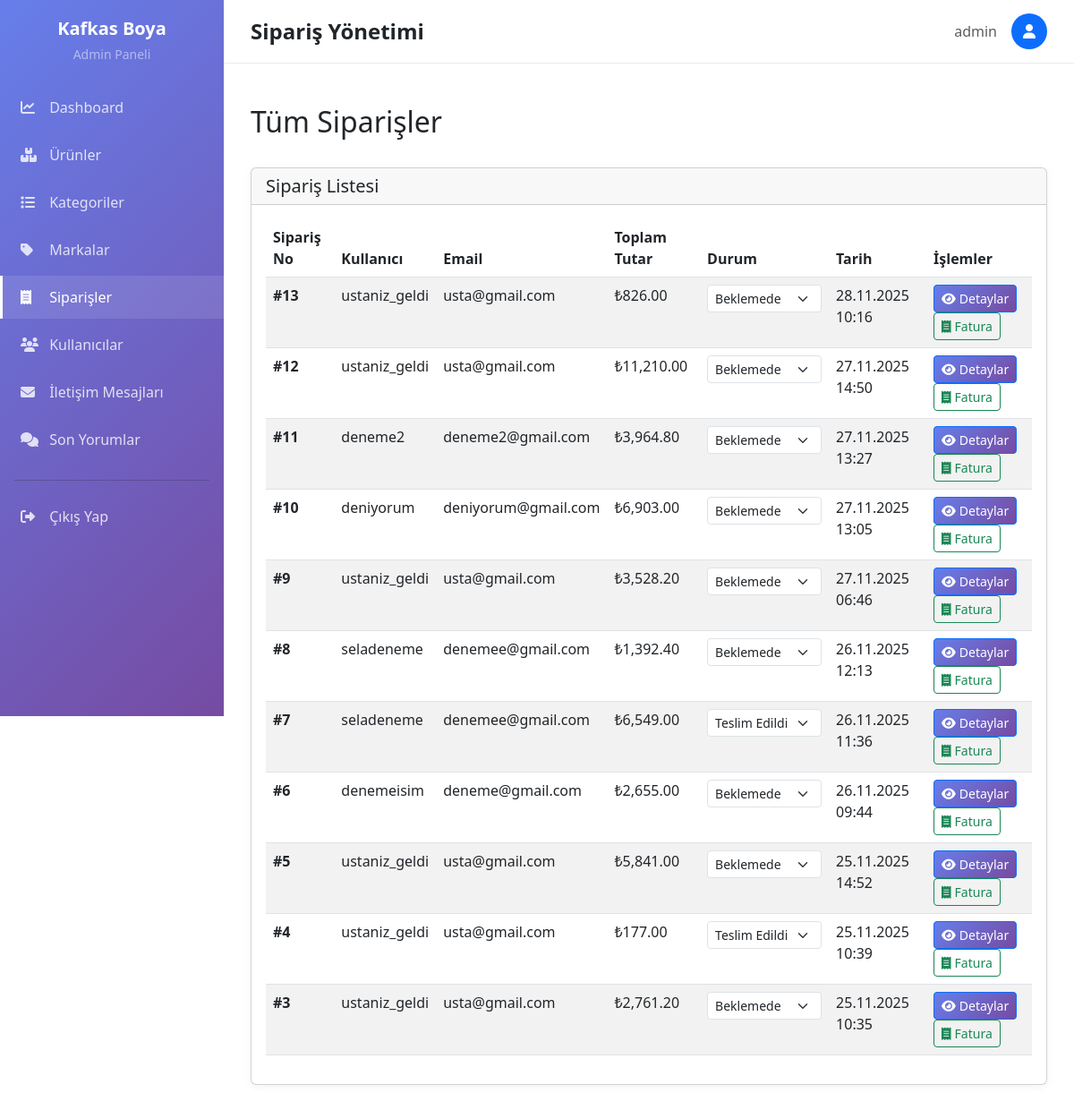
The app's page /admin/orders.php (signed in) with its own data.
### tables this page shows
CREATE TABLE `orders` (
  `id` int(11) NOT NULL,
  `user_id` int(11) NOT NULL,
  `total_amount` decimal(10,2) NOT NULL,
  `status` enum('pending','processing','shipped','delivered','cancelled') DEFAULT 'pending',
  `created_at` timestamp NOT NULL DEFAULT current_timestamp(),
  `updated_at` timestamp NOT NULL DEFAULT current_timestamp() ON UPDATE current_timestamp()
);

CREATE TABLE `users` (
  `id` int(11) NOT NULL,
  `username` varchar(100) NOT NULL,
  `email` varchar(255) NOT NULL,
  `address` text DEFAULT NULL,
  `PASSWORD` varchar(255) NOT NULL,
  `role` enum('user','admin') DEFAULT 'user',
  `created_at` timestamp NOT NULL DEFAULT current_timestamp(),
  `updated_at` timestamp NOT NULL DEFAULT current_timestamp() ON UPDATE current_timestamp(),
  `login_attempts` int(11) DEFAULT 0,
  `last_login_attempt` datetime DEFAULT NULL
);

### admin/orders.php (the view, shortened to what this page needs)
<?php
require_once '../includes/session.php';
$result = $conn->query("
    SELECT o.*, u.username, u.email
    FROM orders o
    JOIN users u ON o.user_id = u.id
    ORDER BY o.created_at DESC
");
$orders = $result->fetch_all(MYSQLI_ASSOC);
?>
<!DOCTYPE html>
<html lang="tr">
<head>
    <link href="https://cdn.jsdelivr.net/npm/bootstrap@5.3.0/dist/css/bootstrap.min.css" rel="stylesheet">
    <link rel="stylesheet" href="https://cdnjs.cloudflare.com/ajax/libs/font-awesome/6.4.0/css/all.min.css">
</head>
<body>
<?php include 'admin-assets/sidebar.php'; ?>
    <div class="top-navbar">
        <h4 class="mb-0 fw-bold">Sipariş Yönetimi</h4>
        <div class="d-flex align-items-center gap-3">
            <span class="text-muted"><?php echo htmlspecialchars($_SESSION['username']); ?></span>
            <div class="bg-primary text-white rounded-circle d-flex align-items-center justify-content-center" style="width: 40px; height: 40px;">
                <i class="fas fa-user"></i>
            </div>
        </div>
    </div>
    <div class="main-content">
        <div class="d-flex justify-content-between flex-wrap flex-md-nowrap align-items-center pt-3 pb-2 mb-3">
            <h1 class="h2">Tüm Siparişler</h1>
        </div>
        <div class="card">
            <div class="card-header">
                <h5 class="mb-0">Sipariş Listesi</h5>
            </div>
            <div class="card-body">
                <div class="table-responsive">
                    <table class="table table-striped table-hover">
                        <thead>
                            <tr>
                                <th>Sipariş No</th>
                                <th>Kullanıcı</th>
                                <th>Email</th>
                                <th>Toplam Tutar</th>
                                <th>Durum</th>
                                <th>Tarih</th>
                                <th>İşlemler</th>
                            </tr>
                        </thead>
                        <tbody>
                            <?php foreach ($orders as $order): ?>
                                <tr>
                                    <td><strong>#<?php echo $order['id']; ?></strong></td>
                                    <td><?php echo htmlspecialchars($order['username']); ?></td>
                                    <td><?php echo htmlspecialchars($order['email']); ?></td>
                                    <td>₺<?php echo number_format($order['total_amount'], 2); ?></td>
                                    <td>
                                        <form method="POST" class="d-inline">
                                            <select name="status" class="form-select form-select-sm" style="width: auto; display: inline-block;" onchange="this.form.submit()">
                                                <option value="pending" <?php echo $order['status'] === 'pending' ? 'selected' : ''; ?>>Beklemede</option>
                                                <option value="delivered" <?php echo $order['status'] === 'delivered' ? 'selected' : ''; ?>>Teslim Edildi</option>
                                            </select>
                                        </form>
                                    </td>
                                    <td><?php echo date('d.m.Y H:i', strtotime($order['created_at'])); ?></td>
                                    <td>
                                        <a href="order-details.php?id=<?php echo $order['id']; ?>" class="btn btn-sm btn-primary me-1">
                                            <i class="fas fa-eye me-1"></i>Detaylar
                                        </a>
                                        <a href="generate-invoice.php?order_id=<?php echo $order['id']; ?>" class="btn btn-sm btn-outline-success" target="_blank">
                                            <i class="fas fa-receipt me-1"></i>Fatura
                                        </a>
                                    </td>
                                </tr>
                            <?php endforeach; ?>
                        </tbody>
                    </table>
                </div>
            </div>
        </div>
    </div>
</body>
</html>

### admin/orders.php (style rules this page uses)
body { background-color: #f8f9fa; font-family: 'Inter', sans-serif; }
.main-content { margin-left: 250px; padding: 30px; }
.top-navbar { background: white; padding: 15px 30px; border-bottom: 1px solid #e9ecef; display: flex; justify-content: space-between; align-items: center; margin-left: 250px; position: sticky; top: 0; z-index: 999; }
.card { border: none; border-radius: 15px; box-shadow: 0 2px 10px rgba(0,0,0,0.05); margin-bottom: 30px; }
.card-header { background: white; border-bottom: 1px solid #e9ecef; padding: 20px; border-radius: 15px 15px 0 0; }
.btn-primary { background: linear-gradient(135deg, #667eea 0%, #764ba2 100%); border: none; }

### records on screen
orders: id "13", user.username "ustaniz_geldi", user.email "usta@gmail.com", total_amount "826.00", status "Beklemede", created_at "28.11.2025 10:16"
orders: id "12", user.username "ustaniz_geldi", user.email "usta@gmail.com", total_amount "11,210.00", status "Beklemede", created_at "27.11.2025 14:50"
orders: id "11", user.username "deneme2", user.email "deneme2@gmail.com", total_amount "3,964.80", status "Beklemede", created_at "27.11.2025 13:27"
orders: id "10", user.username "deniyorum", user.email "deniyorum@gmail.com", total_amount "6,903.00", status "Beklemede", created_at "27.11.2025 13:05"
orders: id "9", user.username "ustaniz_geldi", user.email "usta@gmail.com", total_amount "3,528.20", status "Beklemede", created_at "27.11.2025 06:46"
orders: id "8", user.username "seladeneme", user.email "denemee@gmail.com", total_amount "1,392.40", status "Beklemede", created_at "26.11.2025 12:13"
orders: id "7", user.username "seladeneme", user.email "denemee@gmail.com", total_amount "6,549.00", status "Teslim Edildi", created_at "26.11.2025 11:36"
orders: id "6", user.username "denemeisim", user.email "deneme@gmail.com", total_amount "2,655.00", status "Beklemede", created_at "26.11.2025 09:44"
orders: id "5", user.username "ustaniz_geldi", user.email "usta@gmail.com", total_amount "5,841.00", status "Beklemede", created_at "25.11.2025 14:52"
orders: id "4", user.username "ustaniz_geldi", user.email "usta@gmail.com", total_amount "177.00", status "Teslim Edildi", created_at "25.11.2025 10:39"
orders: id "3", user.username "ustaniz_geldi", user.email "usta@gmail.com", total_amount "2,761.20", status "Beklemede", created_at "25.11.2025 10:35"

### other values on screen
$_SESSION['username'] "admin"
